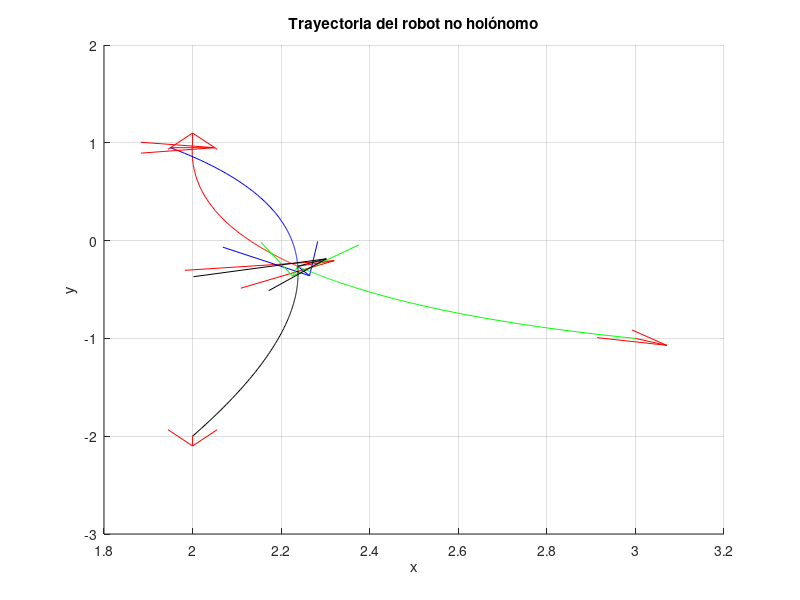
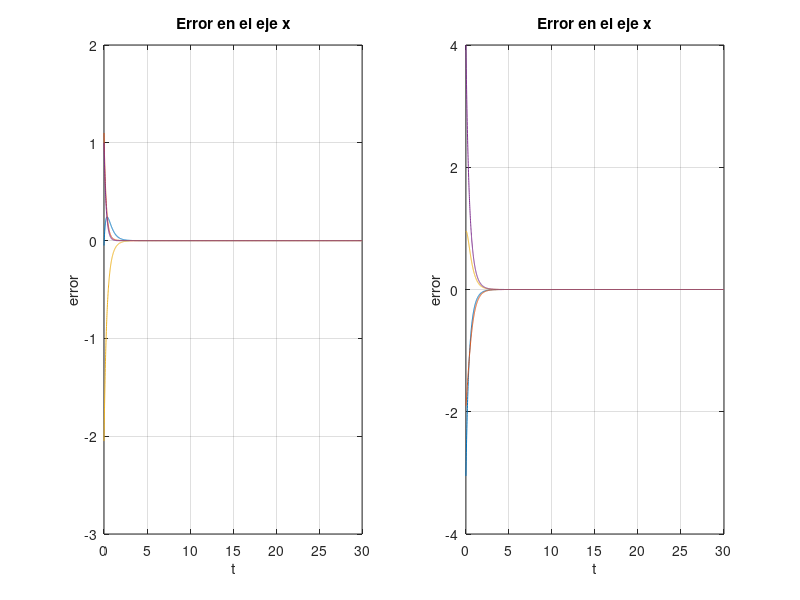
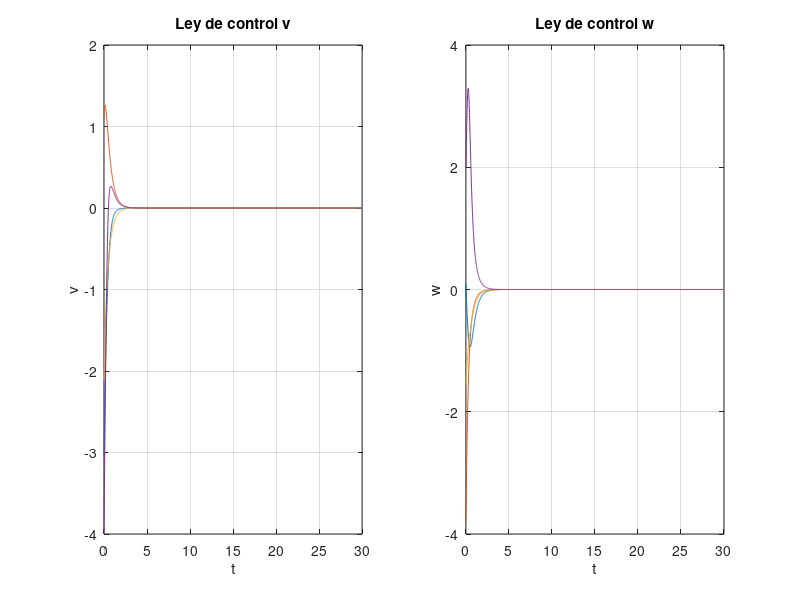

The MATLAB source for these figures, in order:
clc
clearvars
close all

% Parámetros iniciales
l = 0.5; % Distancia del centro del robot al punto de control
K = 1*eye(8); % Ganancia del controlador

% Inicializar condiciones iniciales para 4 robots
z = [2; 1; 1.95; .95; 3; -1; 2; -2]; % Cada columna es [x; y] de un robot
Angulo = [90; 0; -45; -90]; % Ángulos dados en grados


%Laplaciano grafo no dirigido
L=[2 -1  0 -1;
  -1  2 -1  0;
   0 -1  2 -1;
  -1  0 -1  2];
I=eye(2);

% Datos de la simulación
Dt = 0.01; % Periodo de muestreo
tiempo = 30; % Duración de la simulación en segundos
iteraciones = tiempo / Dt;

% Inicializar trayectorias
z_hist = zeros(8, iteraciones+1);
z_hist(:, 1) = z;

theta = zeros(4, iteraciones+1);
theta(:, 1) = deg2rad(Angulo);

v_hist = zeros(4, iteraciones);
w_hist = zeros(4, iteraciones);

evx_hist = zeros(4,iteraciones);
evy_hist = zeros(4,iteraciones);

% Simulación
for k = 1:iteraciones
    % Calcular la matriz M para cada robot en cada iteración
    M1 = [cos(theta(1,k)) -l*sin(theta(1,k));
         sin(theta(1,k)) l*cos(theta(1,k))];
    M2 = [cos(theta(2,k)) -l*sin(theta(2,k));
         sin(theta(2,k)) l*cos(theta(2,k))];
    M3 = [cos(theta(3,k)) -l*sin(theta(3,k));
         sin(theta(3,k)) l*cos(theta(3,k))];
    M4 = [cos(theta(4,k)) -l*sin(theta(4,k));
         sin(theta(4,k)) l*cos(theta(4,k))];
    M = blkdiag(M1, M2, M3, M4);

    ev = -kron(L,I)*z(:,k);

    u = M \ (K * ev);
    
    % Separo la ley de control en lineal y rotacional
    v = [u(1),u(3),u(5),u(7)];
    w = [u(2),u(4),u(6),u(8)];
    
    % Dinámica del sistema
    z(:,k+1) = z(:,k) + Dt * (M * u);
    theta(:,k+1) = theta(:,k) + Dt * (w'); % Actualización del ángulo

    % Guardar el historial de valores para graficar
    z_hist(:, k+1) = z(:,k+1);
    v_hist(:,k) = v';
    w_hist(:,k) = w';
    evx_hist(:,k) = [ev(1); ev(3); ev(5); ev(7)];
    evy_hist(:,k) = [ev(2); ev(4); ev(6); ev(8)];
end

t = linspace(0, tiempo, iteraciones);

% Gráfica de resultados
figure;
hold on
plot(z_hist(1, :), z_hist(2, :),'r');
quiver(z_hist(1, 1), z_hist(2, 1), cos(theta(1,1)), sin(theta(1,1)), 0.1, 'r', 'LineWidth', .1, 'MaxHeadSize', 1 );
quiver(z_hist(1, end), z_hist(2, end), cos(theta(1,end)), sin(theta(1,end)), 0.1, 'r', 'LineWidth', .1, 'MaxHeadSize', 2);
plot(z_hist(3, :), z_hist(4, :),'b');
quiver(z_hist(3, 1), z_hist(4, 1), cos(theta(2,1)), sin(theta(2,1)), 0.1, 'r', 'LineWidth', .1, 'MaxHeadSize', 1 );
quiver(z_hist(3, end), z_hist(4, end), cos(theta(2,end)), sin(theta(2,end)), 0.1, 'b', 'LineWidth', .1, 'MaxHeadSize', 2);
plot(z_hist(5, :), z_hist(6, :),'g');
quiver(z_hist(5, 1), z_hist(6, 1), cos(theta(3,1)), sin(theta(3,1)), 0.1, 'r', 'LineWidth', .1, 'MaxHeadSize', 1 );
quiver(z_hist(5, end), z_hist(6, end), cos(theta(3,end)), sin(theta(3,end)), 0.1, 'g', 'LineWidth', .1, 'MaxHeadSize', 2);
plot(z_hist(7, :), z_hist(8, :),'k');
quiver(z_hist(7, 1), z_hist(8, 1), cos(theta(4,1)), sin(theta(4,1)), 0.1, 'r', 'LineWidth', .1, 'MaxHeadSize', 1 );
quiver(z_hist(7, end), z_hist(8, end), cos(theta(4,end)), sin(theta(4,end)), 0.1, 'k', 'LineWidth', .1, 'MaxHeadSize', 2);
xlabel('x');
ylabel('y');
title('Trayectoria del robot no holónomo');
hold off
grid on;

figure
subplot(1,2,1)
plot(t,evx_hist)
xlabel('t');
ylabel('error');
title('Error en el eje x');
grid on
subplot(1,2,2)
plot(t,evy_hist)
xlabel('t');
ylabel('error');
title('Error en el eje x');
grid on

figure
hold on
subplot(1,2,1)
plot(t,v_hist)
xlabel('t');
ylabel('v');
title('Ley de control v');
grid on
subplot(1,2,2)
plot(t,w_hist)
xlabel('t');
ylabel('w');
title('Ley de control w');
grid on
hold off